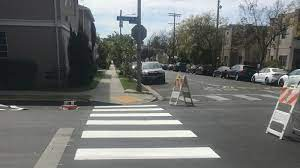
#> input picture crosswalk.jpeg, 300 x 168 px
$ jupyter execute crosswalk.ipynb
#> lines starting #> are read from the running program, lines starting #| are printed output that depends on the picture
[cell 1]
import matplotlib.pylab as plt
import cv2
import numpy as np
from matplotlib import image as image
from IPython.display import Image, display
import PIL.Image

[cell 2]
def show_img(img):
    # plot masked frame
    plt.figure(figsize=(5,5))
    plt.imshow(img,cmap= "gray")
    plt.show()

[cell 3]
image = cv2.imread('crosswalk.jpeg', cv2.IMREAD_COLOR)
#> image is the input picture: shape (168, 300, 3); mean B, G, R 110, 111.4, 109.6
image=cv2.cvtColor(image,cv2.COLOR_BGR2RGB)
show_img(image)
origin_height, origin_width, _ = image.shape
#> origin_height = 168; origin_width = 300

[cell 4]
image_process = image.copy()

## Preprocessing

### downscale to 80x45

[cell 5]
image_process = cv2.resize(image_process, (80,45), interpolation = cv2.INTER_AREA)
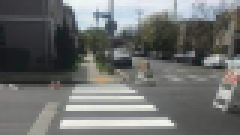
#> image_process: shape (45, 80, 3) (shown 3 times larger); mean R, G, B 109.6, 111.4, 110
show_img(image_process)

### RBG to binary image

[cell 6]
image_binary = np.zeros_like(image_process[:,:,0])
ret1, image_process = cv2.threshold(image_process,190,255,cv2.THRESH_BINARY)
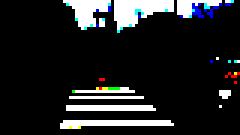
#> image_process: shape (45, 80, 3) (shown 3 times larger); mean R, G, B 32.7, 34, 35.2

[cell 7]
for ch in range(3):
    image_binary[image_process[:,:,ch]==255] = 255
# show_img(image_binary)
image_binary[(image_process[:,:,0]-image_process[:,:,1]) > 20] = 0
image_binary[(image_process[:,:,0]-image_process[:,:,2]) > 20] = 0
image_binary[(image_process[:,:,1]-image_process[:,:,2]) > 20] = 0
show_img(image_binary)

### morphology closing algorism

[cell 8]
# [4 lines of commented-out code are left out]

[cell 9]
# two iteration of morphological closing operation is performed oon binary image accompanied by two
# iterations of opening operation.
# Structuring element 3x3
# To exclude small white areas and fill larger white areas to form a consistent shape
# P. Soille, “Morphological Image Analysis: Principles and Applications”, pp. 105-135, Springer Science & Business Media, 2013.

image_morphology = cv2.morphologyEx(image_binary, cv2.MORPH_CLOSE, np.ones((3,3),np.uint8),iterations=2)
image_morphology = cv2.morphologyEx(image_morphology, cv2.MORPH_OPEN, np.ones((3,3),np.uint8), iterations =2)
image_morphology = cv2.morphologyEx(image_morphology, cv2.MORPH_CLOSE, np.ones((3,3),np.uint8),iterations=2)
image_ROI = cv2.morphologyEx(image_morphology, cv2.MORPH_OPEN, np.ones((3,3),np.uint8), iterations =2)

show_img(image_ROI)
